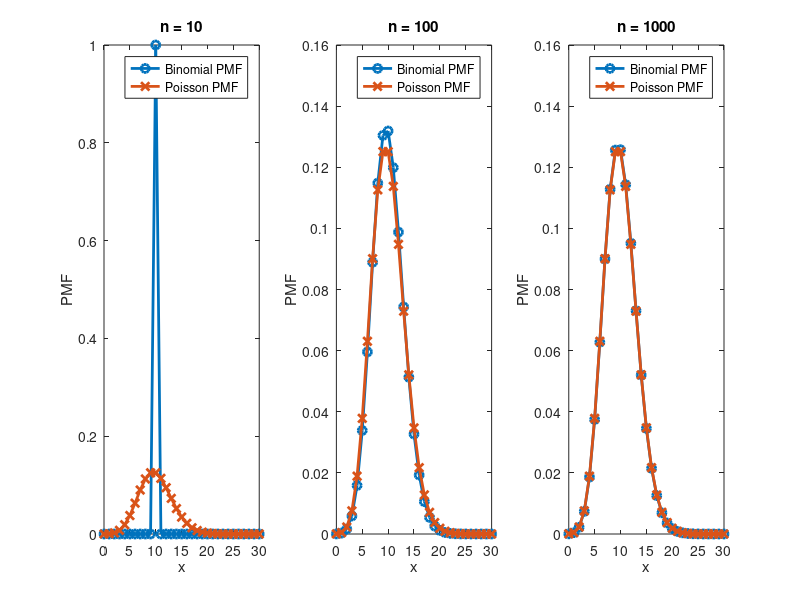

Write the MATLAB code that produced this figure. (Note: this script raises an error after producing the figure.)
% Part (a) - Plotting the PMFs
alpha = 10;
n_values = [10, 100, 1000];
figure; % Create a new figure window for part (a)
for i = 1:length(n_values)
    n = n_values(i);
    x = 0:30; % A range of x values to compute the PMF over.
    binom_pmf = binopdf(x, n, alpha/n);
    poisson_pmf = poisspdf(x, alpha);
    
    subplot(1, length(n_values), i);
    plot(x, binom_pmf, 'o-', 'LineWidth', 2);
    hold on;
    plot(x, poisson_pmf, 'x-', 'LineWidth', 2);
    hold off;
    xlabel('x');
    ylabel('PMF');
    title(['n = ', num2str(n)]);
    legend('Binomial PMF', 'Poisson PMF');
end

% Part (b) - Generating Poisson samples without using poissrnd or poissinv
lambda = 5;
n_samples = [100, 1000, 10000];
figure;
for i = 1:length(n_samples)
    n = n_samples(i);
    u = rand(n, 1); % Generate n uniform random numbers
    y = zeros(n, 1); % Initialize array for Poisson samples

    for j = 1:n
        sum_pmf = exp(-lambda); % Initialize sum of PMF
        cumulative_pmf = sum_pmf; % Initialize cumulative PMF
        k = 0;
        % Continue summing until the cumulative PMF exceeds the random number
        while u(j) > cumulative_pmf
            k = k + 1;
            sum_pmf = sum_pmf * lambda / k;
            cumulative_pmf = cumulative_pmf + sum_pmf;
        end
        y(j) = k;
    end

    % Relative frequency
    edges = -0.5:1:(max(y)+0.5); % Define edges for bins
    counts = histcounts(y, edges); % Bin the data
    relative_freq = counts / n;
    centers = edges(1:end-1) + 0.5; % Calculate the center of the bins
    
    % Theoretical PMF
    poisson_pmf = poisspdf(centers, lambda);
    
    subplot(1, length(n_samples), i);
    bar(centers, relative_freq, 'r');
    hold on;
    plot(centers, poisson_pmf, 'bx-', 'LineWidth', 2, 'MarkerSize', 10);
    hold off;
    xlabel('x');
    ylabel('Frequency/PMF');
    title(['n = ', num2str(n)]);
    legend('Relative frequency', 'Theoretical PMF');
end